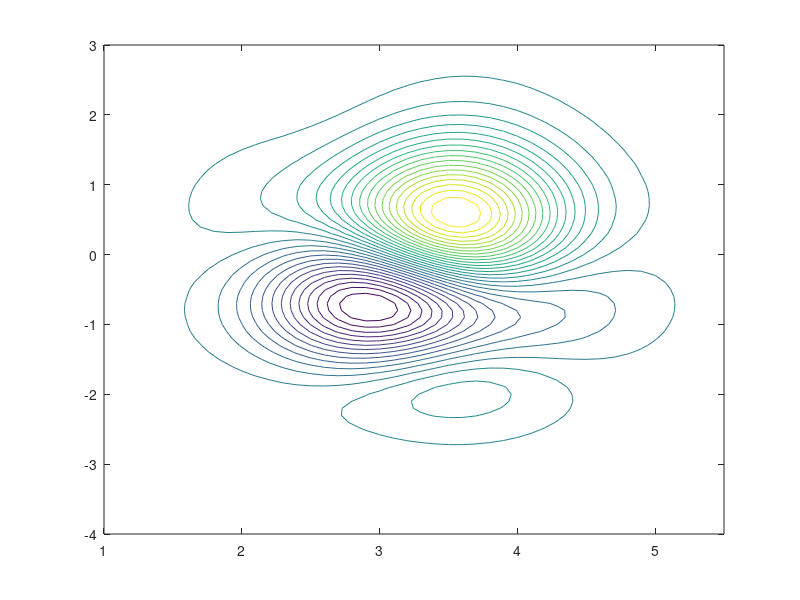

Write MATLAB code to recreate this figure.
clear all;
clc;

x=1:0.1:5.5;
y=-4:0.1:3;
[x y]=meshgrid(x,y);
z=0.00125.*exp(-((x-3).^2+0.5.*y.^2)).*(sin(2.*x)+2.*sin(0.75*(0.5*y-2).^2)).*(16.*x+64.*x.^2+y.^2);


% surf(x,y,z);
% surfc(x,y,z);
% hold on;
contour(x,y,z,30);
hold on;